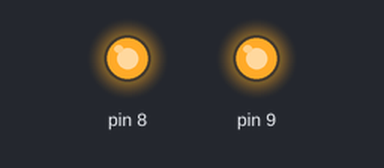
A sketch run on a simulated Arduino Uno, built with avr-gcc and run on an emulated ATmega328P. Parts: output pins drawn as LEDs (lit = HIGH).

Above: at 5.0 s.
At 15.0 s:
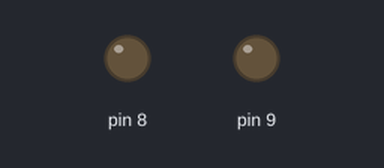
Timing chart, 0 to 26.0 s (numbered marks = the images above):
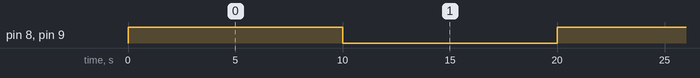

The sketch:

roi_dolev_2_blinking_leds_simultaneously1.ino
```cpp
/* Task */
/*
Design a system with 2 LEDs as specified in the attached instructions.
Develop the necessary code for this task.
Simulate and run the system.
*/

void setup()
{
 DDRB|=0b00000011;
}

void loop()
{
 PORTB|=0b00000001;
 PORTB|=0b00010010;
 delay(10000);
 PORTB&=0b11111110;
 PORTB&=0b11111101;
 delay(10000);
}
```

Measured:
- by itself, pin 8, pin 9: alternates HIGH for 10.0 s and LOW for 10.0 s
